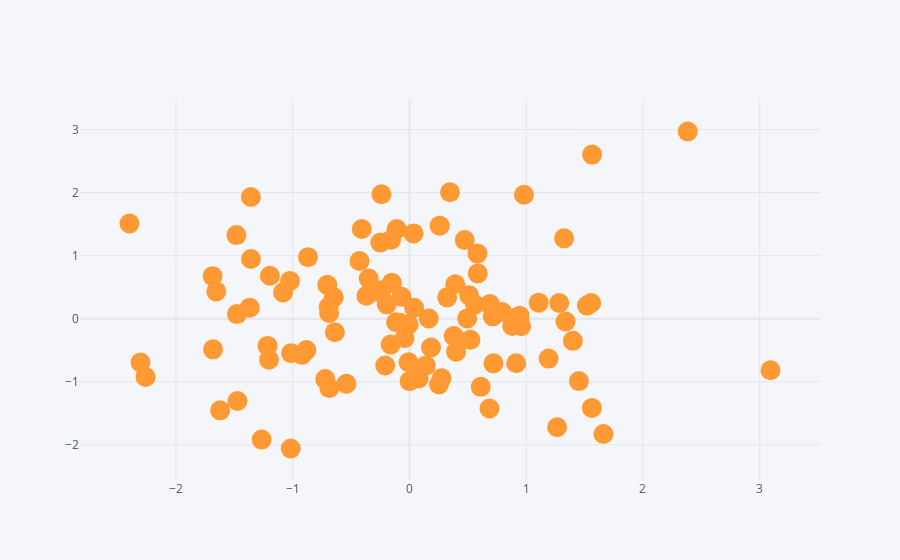

This figure's notebook cell:
### Code cell
df.iplot(kind='scatter',x='A',y='B',mode='markers',size=20)
